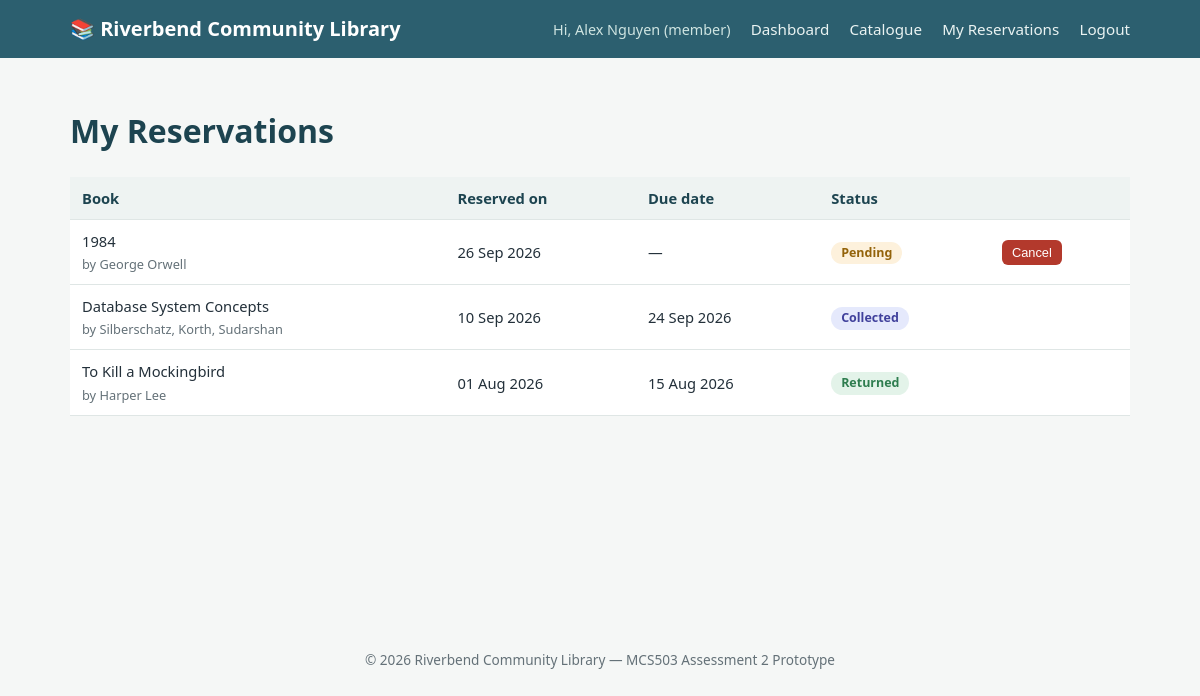
The app's page /my_reservations.php (signed in) with its own data.
### tables this page shows
CREATE TABLE `reservations` (
  `reservation_id` int(11) NOT NULL AUTO_INCREMENT,
  `user_id` int(11) NOT NULL,
  `book_id` int(11) NOT NULL,
  `reservation_date` datetime NOT NULL DEFAULT current_timestamp(),
  `due_date` date DEFAULT NULL,
  `return_date` date DEFAULT NULL,
  `status` enum('Pending','Approved','Collected','Returned','Cancelled') NOT NULL DEFAULT 'Pending',
  PRIMARY KEY (`reservation_id`),
  KEY `idx_res_user` (`user_id`),
  KEY `idx_res_book` (`book_id`),
  KEY `idx_res_status` (`status`),
  CONSTRAINT `fk_res_book` FOREIGN KEY (`book_id`) REFERENCES `books` (`book_id`) ON DELETE CASCADE ON UPDATE CASCADE,
  CONSTRAINT `fk_res_user` FOREIGN KEY (`user_id`) REFERENCES `users` (`user_id`) ON DELETE CASCADE ON UPDATE CASCADE
);

CREATE TABLE `books` (
  `book_id` int(11) NOT NULL AUTO_INCREMENT,
  `title` varchar(200) NOT NULL,
  `author` varchar(150) NOT NULL,
  `isbn` varchar(20) DEFAULT NULL,
  `category_id` int(11) NOT NULL,
  `total_copies` int(11) NOT NULL DEFAULT 1,
  `available_copies` int(11) NOT NULL DEFAULT 1,
  `added_on` timestamp NOT NULL DEFAULT current_timestamp(),
  PRIMARY KEY (`book_id`),
  UNIQUE KEY `isbn` (`isbn`),
  KEY `idx_books_category` (`category_id`),
  CONSTRAINT `fk_books_category` FOREIGN KEY (`category_id`) REFERENCES `categories` (`category_id`) ON UPDATE CASCADE,
  CONSTRAINT `chk_copies` CHECK (`available_copies` >= 0 and `available_copies` <= `total_copies`)
);

### includes/Database.php (called while the page is built, shortened)
<?php
class Database
{
    private static ?mysqli $connection = null;
    public static function getConnection(): mysqli
    {
        if (self::$connection === null) {
            $conn = new mysqli(DB_HOST, DB_USER, DB_PASS, DB_NAME);
            $conn->set_charset('utf8mb4');
            self::$connection = $conn;
        }
        return self::$connection;
    }
}

### includes/Reservation.php (called while the page is built, shortened)
<?php
require_once __DIR__ . '/Database.php';
class Reservation
{
    private mysqli $db;
    public function __construct()
    {
        $this->db = Database::getConnection();
    }
    public function findByUser(int $userId): array
    {
        $stmt = $this->db->prepare(
            "SELECT r.*, b.title, b.author FROM reservations r
             JOIN books b ON r.book_id = b.book_id
             WHERE r.user_id = ? ORDER BY r.reservation_date DESC"
        );
        $stmt->bind_param('i', $userId);
        $stmt->execute();
        $rows = $stmt->get_result()->fetch_all(MYSQLI_ASSOC);
        return $rows;
    }
}

### includes/auth.php (called while the page is built, shortened)
<?php
function e(string $value): string
{
    return htmlspecialchars($value, ENT_QUOTES, 'UTF-8');
}

### my_reservations.php (the view, shortened to what this page needs)
<?php
require_once __DIR__ . '/includes/auth.php';
require_once __DIR__ . '/includes/Reservation.php';
$resModel = new Reservation();
$reservations = $resModel->findByUser((int)$_SESSION['user_id']);
require __DIR__ . '/includes/header.php';
?>
<h1>My Reservations</h1>
<table>
    <thead>
        <tr><th>Book</th><th>Reserved on</th><th>Due date</th><th>Status</th><th></th></tr>
    </thead>
    <tbody>
        <?php foreach ($reservations as $r): ?>
            <tr>
                <td><?= e($r['title']) ?><br><span style="color:#647178;font-size:0.8rem;">by <?= e($r['author']) ?></span></td>
                <td><?= date('d M Y', strtotime($r['reservation_date'])) ?></td>
                <td><?= $r['due_date'] ? date('d M Y', strtotime($r['due_date'])) : '&mdash;' ?></td>
                <td><span class="badge badge-<?= e($r['status']) ?>"><?= e($r['status']) ?></span></td>
                <td>
                    <?php if (in_array($r['status'], ['Pending', 'Approved'])): ?>
                        <form class="inline" method="post" action="my_reservations.php" onsubmit="return confirm('Cancel this reservation?');">
                            <button type="submit" class="btn btn-small btn-danger">Cancel</button>
                        </form>
                    <?php endif; ?>
                </td>
            </tr>
        <?php endforeach; ?>
    </tbody>
</table>
<?php require __DIR__ . '/includes/footer.php'; ?>

### assets/css/style.css (style rules this page uses)
:root { --primary: #2c5f6f; --primary-dark: #1d4450; --accent: #d98e04; --bg: #f5f7f6; --card-bg: #ffffff; --text: #23303a; --muted: #647178; --border: #dfe6e5; --success: #2e7d4f; --danger: #b3392c; }
* { box-sizing: border-box; }
body { margin: 0; font-family: 'Segoe UI', Arial, sans-serif; background: var(--bg); color: var(--text); line-height: 1.5; }
h1, h2, h3 { color: var(--primary-dark); }
.badge { display: inline-block; padding: 2px 10px; border-radius: 999px; font-size: 0.78rem; font-weight: 600; }
.badge-Pending { background: #fdf1dc; color: #93630a; }
.badge-Collected { background: #e5e9fc; color: #40409c; }
.badge-Returned { background: #e3f3e9; color: var(--success); }
form.inline { display: inline; }
.btn { display: inline-block; background: var(--primary); color: #fff; border: none; padding: 9px 16px; border-radius: 6px; cursor: pointer; text-decoration: none; font-size: 0.92rem; }
.btn-danger { background: var(--danger); }
.btn-small { padding: 5px 10px; font-size: 0.8rem; }
table { width: 100%; border-collapse: collapse; background: #fff; }
th, td { text-align: left; padding: 10px 12px; border-bottom: 1px solid var(--border); font-size: 0.92rem; }
th { background: #eef3f2; color: var(--primary-dark); }

### records on screen
reservations: book.title "1984", book.author "George Orwell", reservation_date "26 Sep 2026", status "Pending"
reservations: book.title "Database System Concepts", book.author "Silberschatz, Korth, Sudarshan", reservation_date "10 Sep 2026", due_date "24 Sep 2026", status "Collected"
reservations: book.title "To Kill a Mockingbird", book.author "Harper Lee", reservation_date "01 Aug 2026", due_date "15 Aug 2026", status "Returned"

### other values on screen
$_SESSION['full_name'] "Alex Nguyen"
$_SESSION['role'] "member"
